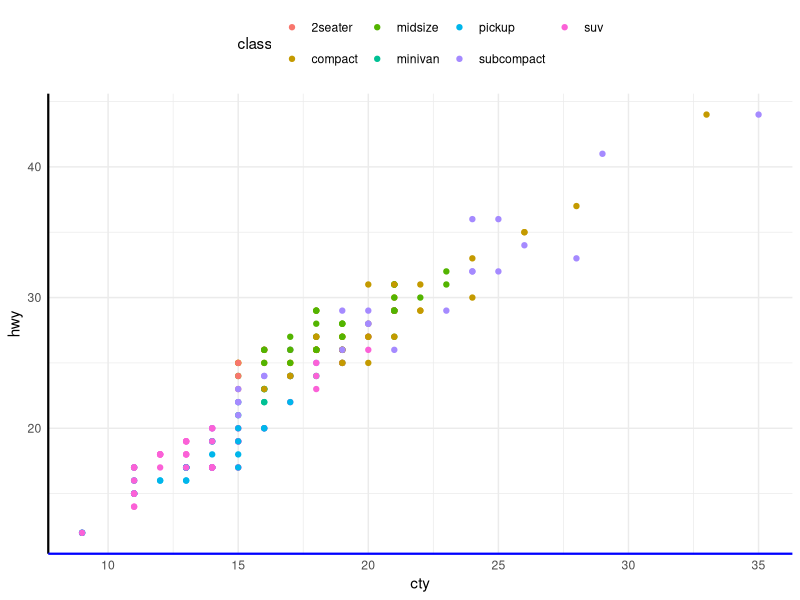

Recreate this plot in R.
# r2py crawler metadata
# package: ggplot2
# source_type: vignette
# topic: ggplot2_s9
# source_file: C:\Users\bened\AppData\Local\R\win-library\4.5\ggplot2\doc\ggplot2.R
# lines: 14

suppressPackageStartupMessages(library(ggplot2))
#| label: example_theme
#| fig.alt: "A scatterplot showing city versus highway miles per gallon for 
#|  many cars. The points are coloured according to seven classes of cars. The
#|  legend of the colour is displayed on top of the plot. The plot has thick
#|  axis lines and the bottom axis line is blue."
ggplot(mpg, aes(cty, hwy, colour = class)) +
  geom_point() +
  theme_minimal() +
  theme(
    legend.position = "top",
    axis.line = element_line(linewidth = 0.75),
    axis.line.x.bottom = element_line(colour = "blue")
  )
